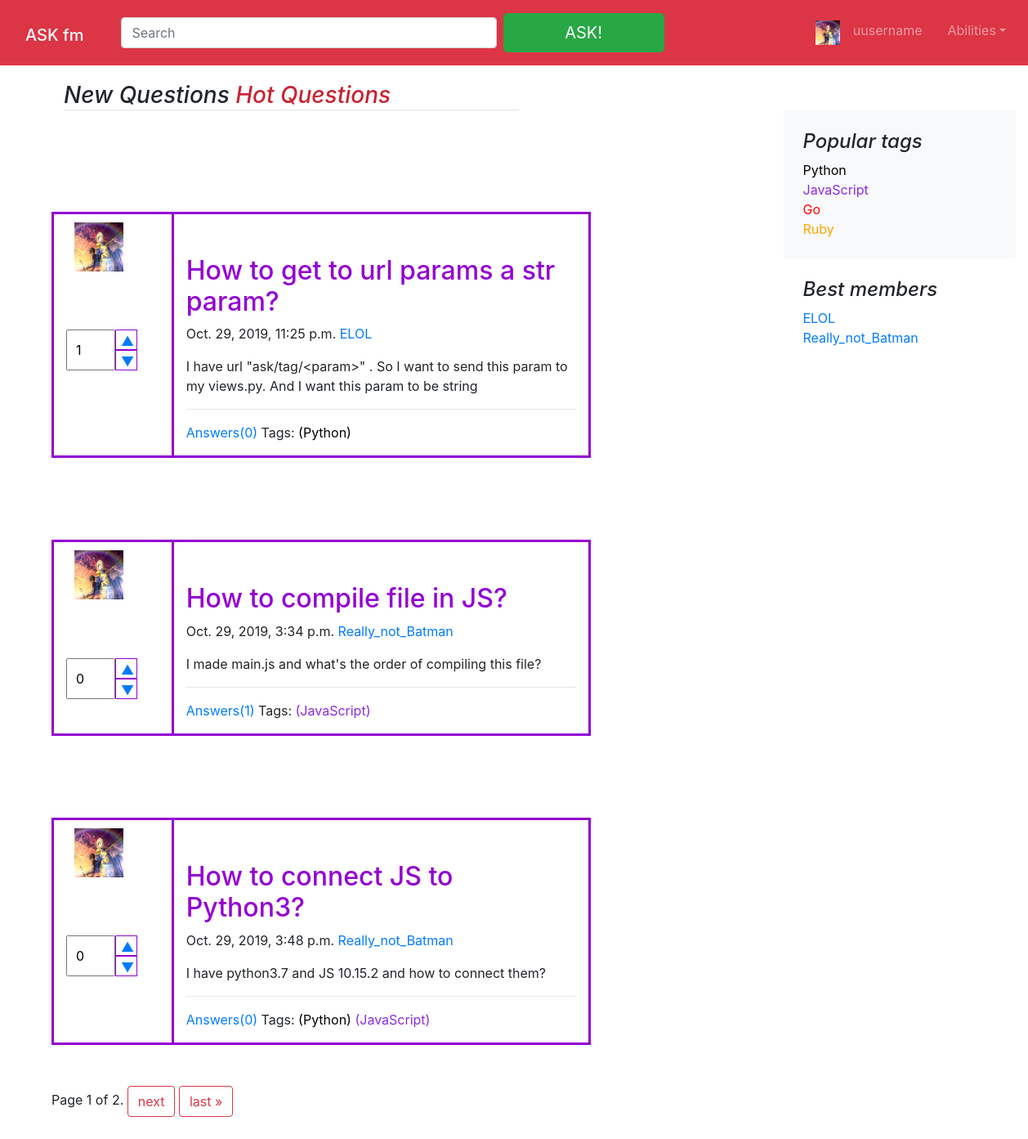
The app's page /, older data.
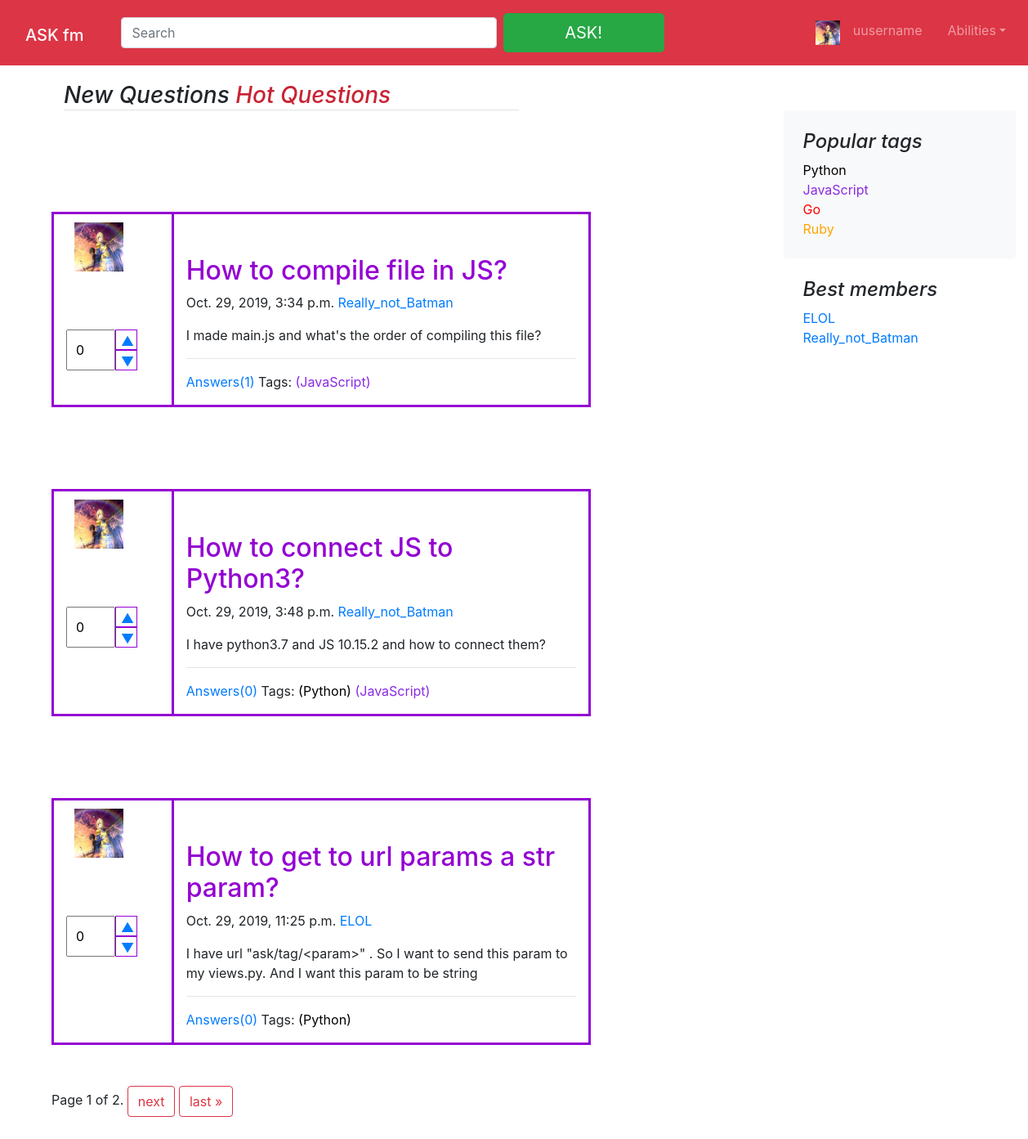
The same page, newer data.
### ask/models.py (models this page shows, shortened)
class Tag(models.Model):
    name = models.CharField(max_length=15)
    color = models.CharField(max_length=15)
    object1 = TagManager
    class Meta:
        verbose_name = 'Тег'
        verbose_name_plural = 'Теги'

class Author(models.Model):
    user = models.OneToOneField(User, on_delete=models.CASCADE)
    nickname = models.CharField(max_length=255)
    birth_date = models.DateField(null=True, blank=True)
    def __str__(self):
        return self.nickname
    class Meta:
        verbose_name = 'Автор'
        verbose_name_plural = 'Авторы'

class Question(models.Model):
    title = models.CharField(max_length=255)
    text = models.TextField()
    author = models.ForeignKey(
        Author, on_delete=models.SET_NULL, null=True, blank=True)
    pub_date = models.DateTimeField('date published')
    rating = models.IntegerField(default=0)
    tags = models.ManyToManyField(Tag)
    object1 = QuestionManager
    class Meta:
        verbose_name = 'Вопрос'
        verbose_name_plural = 'Вопросы'

### ask/views.py (the view)
# urls.py: url(r'^$', views.index, name='index'),
def index(request):
    q = Question.object1.besters()
    paginator = Paginator(q, 3)  # Show 2 contacts per page
    page = request.GET.get('page')
    question_list = paginator.get_page(page)
    return render(
        request,
        'ask/index.html', {
            'question_list': question_list,
            'tags': Tag.object1.besters(),
            'users': Author.objects.all()
        }
    )

### ask/models.py (called while the page is built)
    def besters():
        return Tag.objects.annotate(num_tags=Count('question')).order_by('-num_tags')

    def besters():
        return Question.objects.order_by('-rating')

### ask/templates/ask/index.html (shortened to what this page needs)
{% extends './base.html' %}
{% block content %}
  <main role="main" class="container-fluid m-5">
  <div class="row">
    <div class="col-md-8 col-sm-8 blog-main">
      <h3 class="mb-4 font-italic border-bottom">
        New Questions
      <a style="color: #c82333" href="#">Hot Questions</a>
      </h3>
    </div>
{% for question in question_list %}
      <div class="container-fluid" style="margin-top: 0px">
              <div class="row">
                  {% include "post.html" %}
              </div>
      </div>
    {% endfor %}
{% include "paginator.html" %}
  </div>
  </main>
{% endblock %}

### ask/templates/ask/base.html (shortened to what this page needs)
{% load static %}
<!doctype html>
<html lang="en">
  <head>
    <link rel="stylesheet" href="{% static 'css/bootstrap.min.css' %}">
  </head>
  <body>
  <nav class="navbar navbar-expand-lg fixed-top navbar-dark bg-danger" style="margin-bottom: 1%">
    <h1><a class="navbar-brand col-3 col-sm-4 col-md-10" href="{% url 'ask:index' %}">ASK fm</a></h1>
    <form class="form-inline col-5 col-sm-5 col-md-5 col-lg-8 mr-sm-4 my-4 my-lg-2">
      <input class="form-control col-6 col-sm-5 col-md-7 mr-sm-2" type="text" placeholder="Search" aria-label="Search">
      <button class="btn btn-success btn-lg col-6 col-sm-5 col-md-3" href="{% url 'ask:ask' %}" type="submit">
        <a style="color: white" href="{% url 'ask:ask' %}">ASK!</a>
      </button>
    </form>
  <div class="col-3 col-sm-3 navbar-collapse offcanvas-collapse" id="navbarsExampleDefault">
    <ul class="navbar-nav mr-auto col-5">
      <li class="nav-item">
        <a class="nav-link" href="#"><img src="/static/img/fffzRA7cwYA.jpg" width="30" height="30"></a>
      </li>
      {% if user.is_authenticated %}
      <li class="nav-item">
        <a class="nav-link col-sm-4"  href="{% url 'ask:settings' %}">{{user.author.nickname}}</a>
      </li>
      {% else %}
      <li class="nav-item">
        <a class="nav-link col-sm-4"  href="#">uusername</a>
      </li>
      {% endif%}
      <li class="nav-item dropdown col-sm-4 ">
        <a class="nav-link dropdown-toggle" href="#" id="dropdown01" data-toggle="dropdown" aria-haspopup="true" aria-expanded="false">
          Abilities</a>
      </li>
    </ul>
  </div>
</nav>
  <div class="col-3 blog-sidebar float-right" style="margin-top: 85px;min-height: 500px">
      <div class="p-4 mb-8 bg-light rounded">
        <h4 class="font-italic">Popular tags</h4>
        {% for tag in tags %}
        <a href="{% url 'ask:tag' tag.name %}" ><p class="mb-0" style="color: {{tag.color}}"> {{tag.name}}</p></a>
        {% endfor %}
      </div>
    <div>
      <div class="p-4">
        <h4 class="font-italic">Best members</h4>
        <ol class="list-unstyled mb-0">
          {% for user in users%}
          <li><a href="{% url 'ask:settings' %}">{{user.nickname}}</a></li>
          {%endfor%}
        </ol>
      </div>
    </div>
    </div>
{% block content %}
{% endblock %}
  </body>
</html>

### ask/templates/ask/post.html (shortened to what this page needs)
        <div class="col col-2" style="border: 3px solid;border-color:darkviolet ;border-right: none">
         <a class="blog-post" href="#"><img src="/static/img/fffzRA7cwYA.jpg" width="60" height="60" style="margin: 10px"></a><br>
           <div class="btn-group" style="margin-top: 10%">
              <div><input class="inputer" style="width: 60px" type="number" id={{question.id}} value={{question.rating}}></div>
          <div class="btn-group-vertical" style="margin-right: 50px">
             <button  onmouseover="this.style.backgroundColor='green'"; onmouseout="this.style.backgroundColor='white'" ;
                    style="height: 25px; width: 90%;" onclick="myFunction1({{question.id}})">
                 <a href="{% url 'ask:like' question.id 1 1 %}">▲</a></button>
            <button onmouseover="this.style.backgroundColor='red'"; onmouseout="this.style.backgroundColor='white'" ;
                    style="height: 25px; width: 90%;" onclick="myFunction2({{question.id}})">
                <a href="{% url 'ask:like' question.id 0 1 %}">▼</a></button>
          </div>
        </div>
        </div>
        <div class="col col-7" style="border: 3px solid;border-color:darkviolet">
        <div class="blog-post">
        <h2><a style="color: darkviolet" href="{% url 'ask:question' question.id %}">{{question.title}}</a></h2>
        <p class="blog-post-meta">{{question.pub_date}}
          <a href="{% url 'ask:settings' %}">{{question.author}}</a>
        </p>
            {{question.text}}
          <hr>
            <p> <a href="{% url 'ask:question' question.id %}">Answers({{question.answer_set.count}})</a> Tags:
                {% for tag in question.tags.all%}
                <a href="{% url 'ask:tag' tag.name %}" style="color: {{tag.color}} ">({{tag.name}})</a>
            {% endfor%}
            </p>
      </div>
</div>

Row changes from the older to the newer data that the page shows:
changed Question "How to get to url params a str param?": rating "1" → "0"; moves down the list
